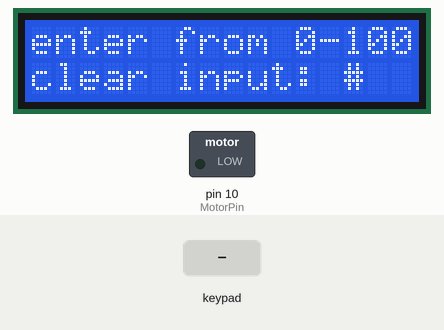
Simulated run of this sketch. Board: Arduino Uno, built with avr-gcc and run on an emulated ATmega328P. Parts: 16×2 character LCD, switched loads named in the sketch (green lamp = pin HIGH). The test bench sets the inputs (shaded band).

Above: at 1.2 s.
1.3 s: keypad keys 3 2 1 0 # pressed 0.4 s apart
At 3.7 s:
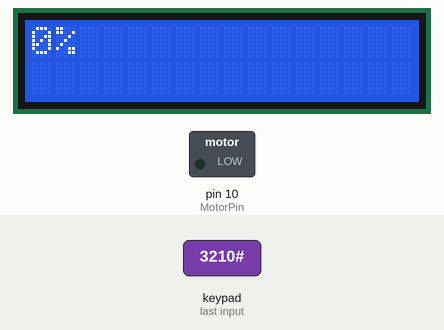
4.8 s: key '1' pressed
At 6.0 s:
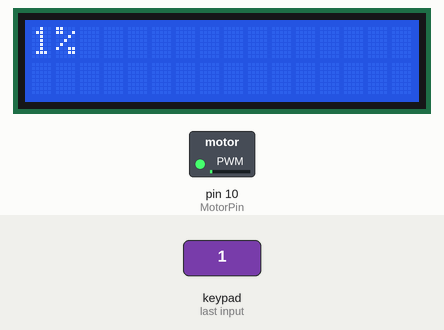
6.3 s: key '2' pressed
At 7.3 s:
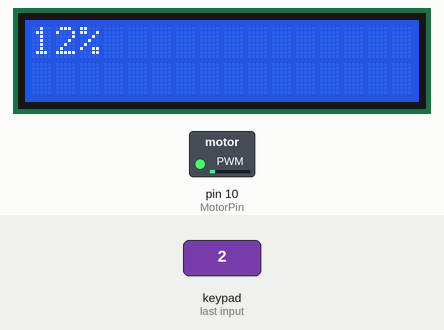
7.8 s: key '#' pressed
At 8.3 s:
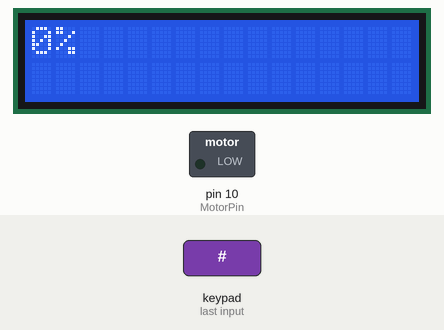
9.3 s: keypad keys 4 5 6 pressed 0.4 s apart
At 10.0 s:
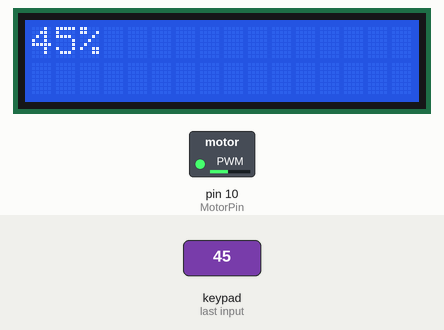
Timing chart, 0 to 12.3 s (numbered marks = the images above; inputs shaded):
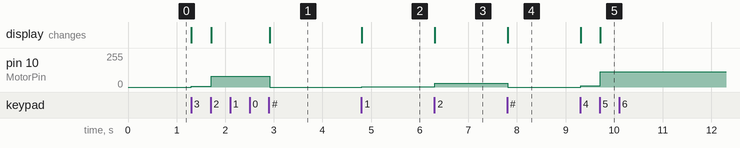

The sketch:

DCMotor.ino
```cpp
#include <Keypad.h>
#include <Wire.h>
#include <LiquidCrystal_I2C.h>


// ------------------------------------------------------------------------------------------------------------------CONF
// Keypad configurations

const int RowNum = 4;
const int ColNum = 3;

char Keys[RowNum][ColNum] = {
  {'1','2','3'},
  {'4','5','6'},
  {'7','8','9'},
  {'*','0','#'}
};

byte PinRow[RowNum] = { 3,2,1,0 };
byte PinCol[ColNum] = { 4,5,6 };

Keypad keypad = Keypad( makeKeymap(Keys), PinRow, PinCol, RowNum, ColNum);

// END Keypad configurations

// LCD Configuration
  LiquidCrystal_I2C lcd(0x20, 16, 2);
// END LCD Configuraiton

// Motor Conf
  const byte MotorPin = 10;
// END Motor Conf

// ------------------------------------------------------------------------------------------------------------------SETUP


void setup(){

  lcd.init();
  lcd.backlight();

  lcd.setCursor(0,0);
  lcd.print("enter from 0-100%");
  lcd.setCursor(0,1);
  lcd.print("clear input: #");
}

// ------------------------------------------------------------------------------------------------------------------LOOP

char Key = 0;
int InputSpeed = 0;   //0-100%
int MotorSpeed = 0;   //0-255

void loop(){

  Key = keypad.getKey();
  if( Key )
    ReadKey(Key);

  MotorSpeed = map(InputSpeed, 0, 100, 0, 255);
  analogWrite(MotorPin, MotorSpeed);
}

// ------------------------------------------------------------------------------------------------------------------FUNCTIONS

int NewInputSpeed = 0;

void ReadKey(char Key){
  if( Key == '#' ){
    NewInputSpeed = 0;
  }
  else{
  NewInputSpeed  = InputSpeed*10 + int(Key) - 48;
  if( NewInputSpeed > 100 or NewInputSpeed < 0 )
    return;
  }

  InputSpeed = NewInputSpeed;
  lcdUpdate();
}

void lcdUpdate(){
  lcd.clear();
  lcd.print(InputSpeed);
  lcd.print("%");
}
```

Measured:
- after the input at 1.3 s, pin 10 (MotorPin): 0/255 → 7/255 at once, → 81/255 0.41 s later, → 0/255 1.2 s later; the display: first changes at once (image 1 shows a later state)
- after the input at 4.8 s, pin 10 (MotorPin): 0/255 → 2/255 at once; the display: changes at once (image 2)
- after the input at 6.3 s, pin 10 (MotorPin): 2/255 → 30/255 at once; the display: changes at once (image 3)
- after the input at 7.8 s, pin 10 (MotorPin): 30/255 → 0/255 at once; the display: changes at once (image 4)
- after the input at 9.3 s, pin 10 (MotorPin): 0/255 → 10/255 at once, → 114/255 0.41 s later; the display: first changes at once (image 5 shows a later state)
